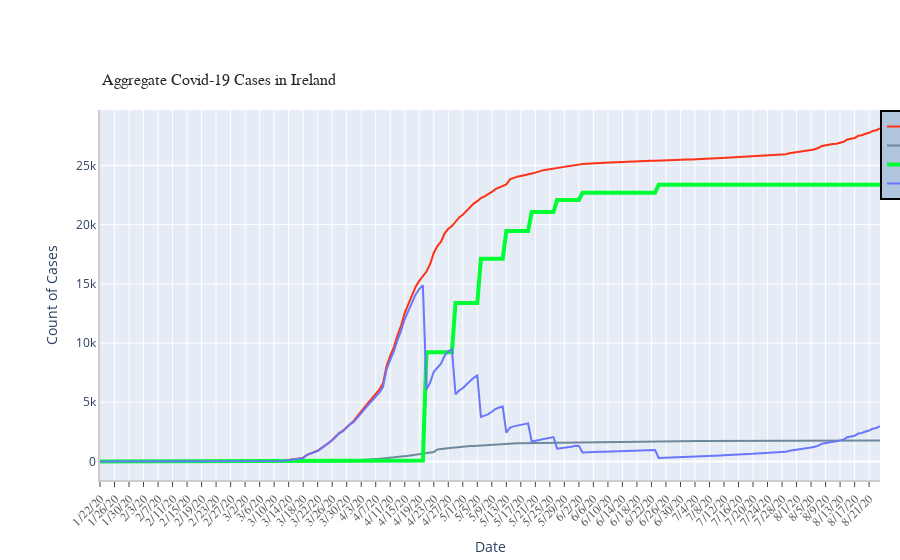

The notebook cell saved with this chart:
### Code cell
ts_array = [confimed_ireland_agg, deaths_ireland_agg, recovered_ireland_agg, active_cases_agg]
labels = ['Confirmed', 'Deaths', 'Recovered', 'Active']
colors = [colour_array[0],  colour_array[12], colour_array[1], colour_array[2]]
mode_size = [8, 8, 12, 8]
line_size = [2, 2, 4, 2]

#Using the above draw_plot template function to plot the aggregated cases graph of Ireland
figure4 = draw_plot(ts_array = ts_array, 
                  ts_label = labels , 
                  title = "Aggregate Covid-19 Cases in Ireland",
                  colors = colors, mode_size = mode_size, 
                  line_size = line_size , 
                  x_axis_title = "Date" , 
                  y_axis_title = "Count of Cases", 
                  tickangle = 315, 
                  yaxis_type = "", additional_annotations=[])

figure4.show()

### Figure 1 — Plotly figure (JSON) as saved in the notebook; plotly's stock layout.template omitted (floating-point values rounded to 4 significant figures; data arrays with more than 128 entries replaced by an {"elided": "..."} marker saying what was removed)
{"data": [{"connectgaps": true, "line": {"color": "#FD3216", "width": 2}, "name": "Confirmed", "type": "scatter", "x": {"elided": "216 str values"}, "y": {"elided": "216 int values"}}, {"connectgaps": true, "line": {"color": "#6E899C", "width": 2}, "name": "Deaths", "type": "scatter", "x": {"elided": "216 str values"}, "y": {"elided": "216 int values"}}, {"connectgaps": true, "line": {"color": "#00FE35", "width": 4}, "name": "Recovered", "type": "scatter", "x": {"elided": "216 str values"}, "y": {"elided": "216 int values"}}, {"connectgaps": true, "line": {"color": "#6A76FC", "width": 2}, "name": "Active", "type": "scatter", "x": {"elided": "216 str values"}, "y": {"elided": "216 int values"}}], "layout": {"annotations": [{"font": {"color": "rgb(37,37,37)", "family": "Calibri", "size": 16}, "showarrow": false, "text": "Aggregate Covid-19 Cases in Ireland", "x": 0, "xanchor": "left", "xref": "paper", "y": 1.05, "yanchor": "bottom", "yref": "paper"}], "autosize": true, "legend": {"bgcolor": "LightSteelBlue", "bordercolor": "Black", "borderwidth": 2, "font": {"color": "black", "family": "sans-serif", "size": 12}, "traceorder": "normal", "x": 1, "y": 1}, "margin": {"autoexpand": false, "l": 100, "r": 20, "t": 110}, "showlegend": true, "xaxis": {"linecolor": "rgb(204, 204, 204)", "linewidth": 2, "showgrid": true, "showline": true, "showticklabels": true, "tickangle": -45, "tickfont": {"color": "rgb(82, 82, 82)", "family": "Calibri", "size": 12}, "ticks": "outside", "title": {"text": "Date"}}, "yaxis": {"linecolor": "rgb(204, 204, 204)", "linewidth": 2, "showgrid": true, "showline": true, "showticklabels": true, "title": {"text": "Count of Cases"}}}}
